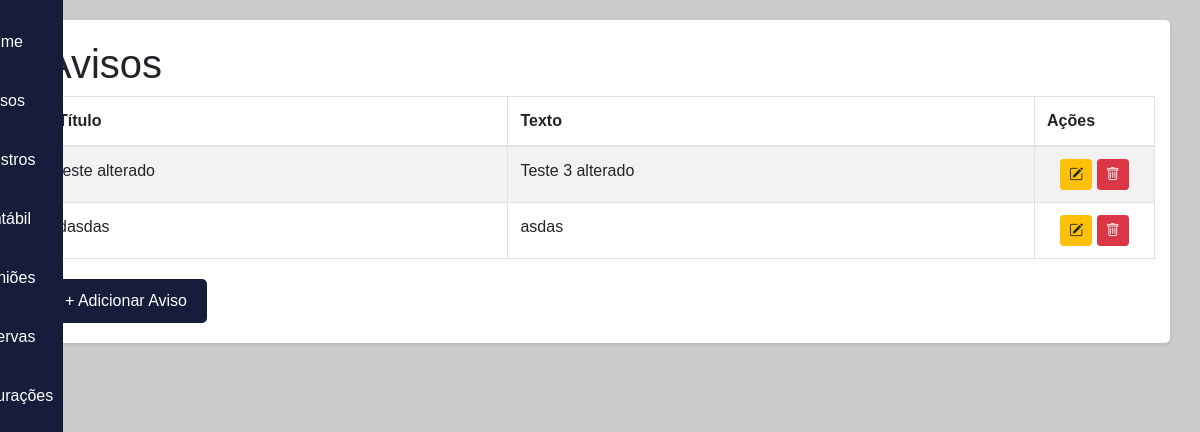
The app's page /avisos/ (signed in), older data.
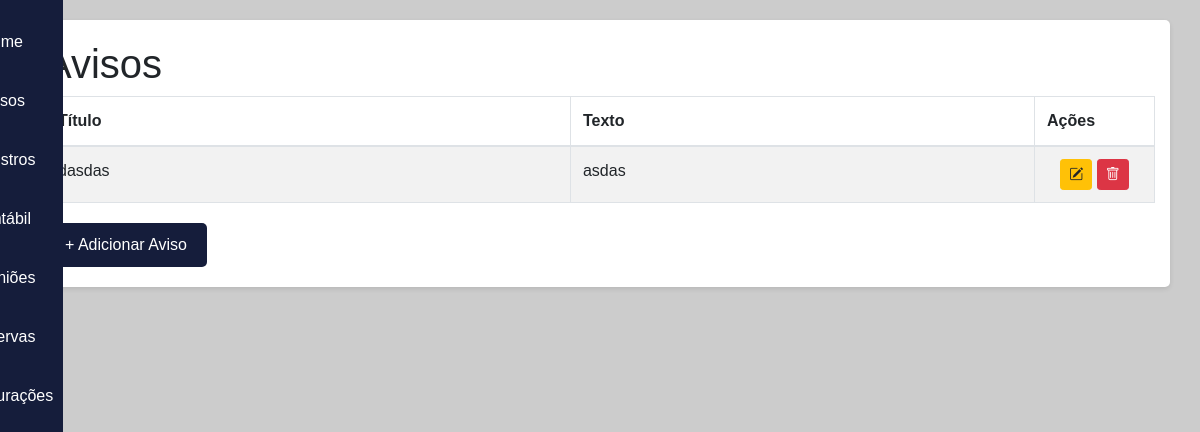
The same page, newer data.
### core/models.py (models this page shows, shortened)
class Aviso(models.Model):
    titulo = models.CharField(max_length=100)
    texto = models.TextField()
    data_criacao = models.DateTimeField(auto_now_add=True)

### core/views.py (the view)
# urls.py: path('avisos/', views.listar_avisos, name='avisos'),
@login_required
def listar_avisos(request):
    avisos = Aviso.objects.all()
    return render(request, 'core/avisos.html', {'avisos': avisos})

### templates/core/avisos.html (shortened to what this page needs)
{% load static %}
<!DOCTYPE html>
<html lang="en">
<head>
    <link rel="stylesheet" href="{% static 'css/avisos.css' %}">
    <link rel="stylesheet" href="https://maxcdn.bootstrapcdn.com/bootstrap/4.5.2/css/bootstrap.min.css">
    <link rel="stylesheet" href="https://cdn.jsdelivr.net/npm/bootstrap-icons@1.10.0/font/bootstrap-icons.css">
</head>
<body>
    <nav id="side-bar">
        <ul>
            <li><a href="{% url 'home' %}">Home</a></li>
            <li><a href="{% url 'avisos' %}">Avisos</a></li>
            <li><a href="{% url 'registros' %}">Registros</a></li>
            <li><a href="{% url 'cobranca' %}">Contábil</a></li>
            <li><a href="{% url 'reuniao' %}">Reuniões</a></li>
            <li><a href="{% url 'reserva' %}">Reservas</a></li>
            <li><a href="{% url 'configuracoes' %}">Configurações</a></li>
        </ul>
    </nav>
<div class="container">
    <h1>Avisos</h1>
    <table class="table table-bordered table-striped">
        <thead>
            <tr>
                <th>Título</th>
                <th>Texto</th>
                <th>Ações</th>
            </tr>
        </thead>
        <tbody id="notice-list">
            {% for aviso in avisos %}
                <tr class="notice-item" data-id="{{ aviso.id }}">
                    <td>{{ aviso.titulo }}</td>
                    <td>{{ aviso.texto }}</td>
                    <td class="justify-content-center text-center"style="width: 120px;">
                        {% if user.is_superuser %}
                            <button onclick="window.location.href='{% url 'editar_aviso' aviso.id %}'" class="btn btn-warning btn-sm" title="Editar">
                                <i class="bi bi-pencil-square"></i>
                            </button>
                            <button onclick="window.location.href='{% url 'excluir_aviso' aviso.id %}'" class="btn btn-danger btn-sm" title="Excluir">
                                <i class="bi bi-trash"></i>
                            </button>
                        {% endif %}
                    </td>
                </tr>
            {% empty %}
                <tr>
                    <td colspan="3" class="text-center">Não há avisos no momento.</td>
                </tr>
            {% endfor %}
        </tbody>
    </table>
    {% if user.is_superuser %}
        <button id="add-notice-btn" class="btn btn-success">+ Adicionar Aviso</button>
    {% endif %}
</div>
</body>
</html>

Row changes from the older to the newer data that the page shows:
removed Aviso: titulo "teste alterado", texto "Teste 3 alterado"
